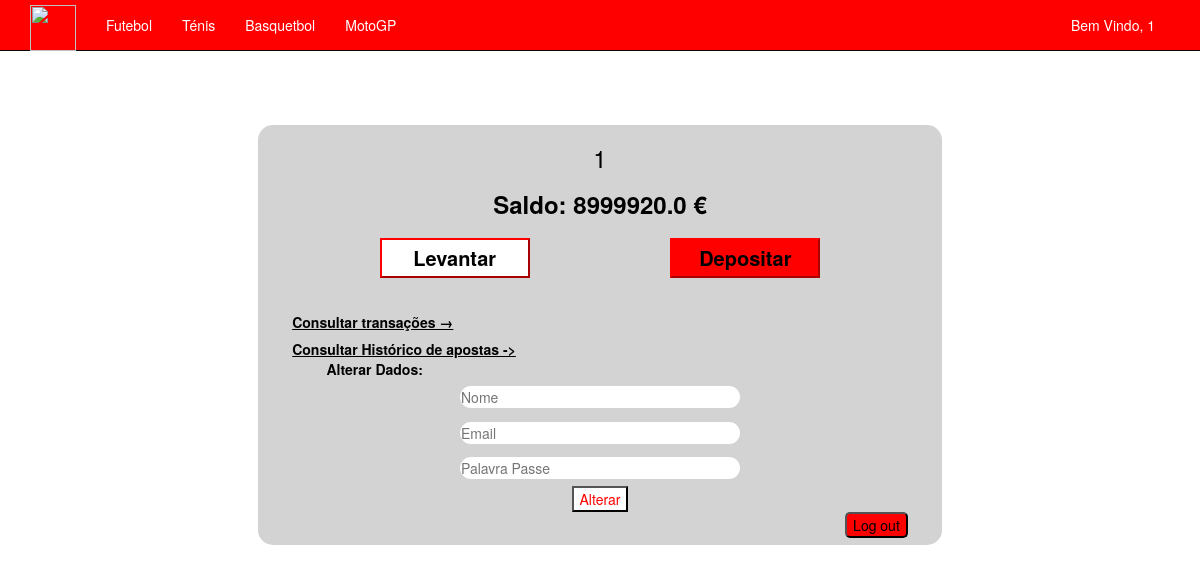
/user/ (signed in), run on an earlier commit of the app's database.
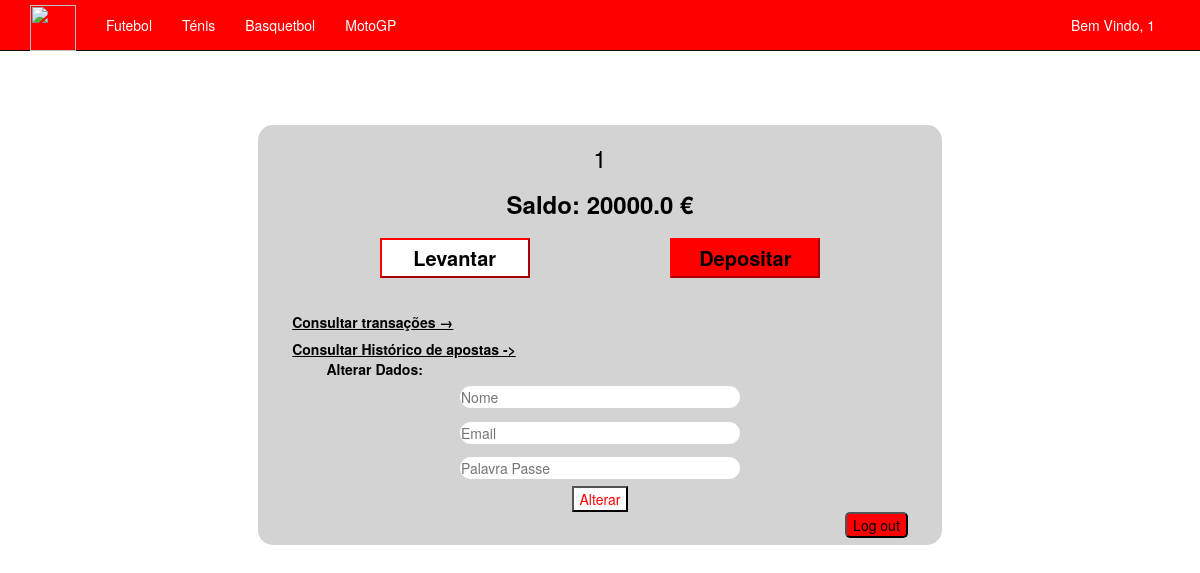
And on a later commit of the database.
### RasBet/models.py (models this page shows)
class User(db.Model):
    id = db.Column(db.Integer, primary_key=True)
    email = db.Column(db.String(320), unique=True, nullable=False)
    name = db.Column(db.String(50), nullable=False)
    passwd = db.Column(db.String(200), nullable=False)
    birthdate = db.Column(db.Date, nullable=False)
    balance = db.Column(db.Float, nullable=False, default=0)

### RasBet/views.py (the view)
@app.get('/user/')
def edit_account():
    user = db.get_or_404(User, session['id'])
    if not user:
        abort(404, "User not found")
    return render_template(
        'account_page.html',
        balance = user.balance
    )

### RasBet/templates/account_page.html (shortened to what this page needs)
{% extends "layout.html" %}
{% block content %}
<div style="height:75px"></div>
<div style=" overflow:auto; margin: auto; width: 60%; height: 420px; background-color: lightgray; color: black; border-radius: 15px">
    <h3 style="text-align:center">{{ session['name'] }}</h3>
    <h3 style="text-align:center; font-weight:900">Saldo: {{ balance }} &euro;</h3>
    <div style="text-align:center; margin-top: 3%; width: auto ">
        <button style="background-color: white; border-color: red; width: 150px; height: 40px; font-size: 20px; margin: 0 10%" onclick="showLevantar()"><b>Levantar</b></button>
        <button style="background-color: red; border-color: red; width: 150px; height: 40px; font-size: 20px; margin: 0 10%" onclick="showDepositar()"><b>Depositar</b></button>
    </div>
    <div style="margin-top: 5%; margin-left:5%">
        <a href='/user/transactions' style="color: black; text-decoration: underline; font-weight: 700">Consultar transa&ccedil;&otilde;es &rarr;</a>
    </div>
    <div style="margin-top: 1%; margin-left:5%">
        <a href="/user/bets" style="color: black; text-decoration: underline; font-weight: 700">Consultar Hist&oacute;rico de apostas -></a>
    </div>
    <div style="margin-left: 10%; font-weight: 900; color:black">Alterar Dados:</div>
    <form action="/user/" method="post" style="display: flex; align-items: center; justify-content: center; flex-direction: column; text-align: center;" >
        <input type="text" placeholder="Nome" name="name" style="border: none; padding: 1px 1px; margin: 1% 0; border-radius: 15px;width:100% " />
        <input type="email" placeholder="Email" name="email" style="border: none; padding: 1px 1px; margin: 1% 0; border-radius: 15px; width: 100% " />
        <input type="password" placeholder="Palavra Passe" name="password" style="border: none; padding: 1px 1px; margin: 1% 0; border-radius: 15px; width: 100% " />
        <button type="submit" style="background-color: #ffffff; color:red">Alterar</button>
    </form>
    <form style="text-align:right; margin-right:5%" action="/logout/" method="post">
        <button type="submit" style="background-color: red; border-radius: 5px">Log out</button>
    </form>
</div>
{% endblock %}

### RasBet/templates/layout.html (shortened to what this page needs)
<!DOCTYPE html>
<html>
<head>
    <link rel="stylesheet" href="/static/style/layout.css">
    <link rel="stylesheet" type="text/css" href="/static/content/bootstrap.min.css" />
    <link rel="stylesheet" type="text/css" href="/static/content/site.css" />
</head>
<body>
    <div style="background-color:red" class="navbar navbar-inverse navbar-fixed-top">
        <div class="container">
            <div class="navbar-header">
                <a href="/" class="navbar-brand">
                    <div class="logo-image">
                        <img src="https://media.discordapp.net/attachments/1017873426326765578/1032721216479436851/unknown.png" class="img-fluid">
                    </div>
                </a>
            </div>
            <div class="navbar-collapse collapse">
                <ul class="nav navbar-nav">
                    <li><a style="color:white" href="{{ url_for('games', _type='football') }}">Futebol</a></li>
                    <li><a style="color:white" href="{{ url_for('games', _type='tennis') }}">Ténis</a></li>
                    <li><a style="color:white" href="{{ url_for('games', _type='basketball') }}">Basquetbol</a></li>
                    <li><a style="color:white" href="{{ url_for('games', _type='motogp') }}">MotoGP</a></li>
                </ul>
                {% include 'account_access_partial.html' %}
            </div>
        </div>
    </div>
    <div class="container body-content">
        {% block content %}{% endblock %}
    </div>
</body>
</html>

### RasBet/templates/account_access_partial.html (shortened to what this page needs)
{% block content %}
{% if session.get('name') %}
    {% if session.get('type') == "user" %}
<form id="logoutForm" action="/logout/" method="post" class="navbar-right">
    <ul class="nav navbar-nav navbar-right">
        <li><a href="{{ url_for('edit_account') }}">Bem Vindo, {{ session['name'] }}</a></li>
    </ul>
</form>
    {% endif %}
    {% else %}
    <ul class="nav navbar-nav navbar-right">
        <li><a href="{{ url_for('account_access') }}">Conta</a></li>
    </ul>
    {% endif %}
    {% endblock content %}

### RasBet/static/style/layout.css (style rules this page uses)
.logo-image img { width: 46px; height: 46px; overflow: hidden; margin-top: -17px; margin-bottom: -17px; }
.nav.navbar-nav.navbar-right li a { color: white; }

### RasBet/static/content/site.css (style rules this page uses)
body { padding-top: 50px; padding-bottom: 20px; }
.body-content { padding-left: 15px; padding-right: 15px; }
input, select, textarea { max-width: 280px; }

What changed in the data, as far as the page shows it:
changed User: balance "8999920.0" → "20000.0"
